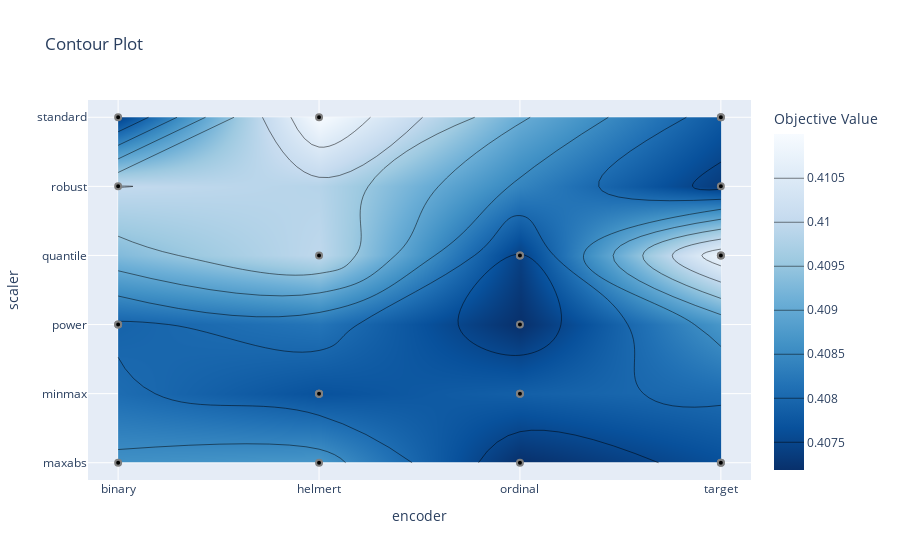

The code cell stored with this chart in its notebook:
### Code cell
ov.plot_contour(GradientBoostingRegressor_study, params=["encoder", "scaler"])

### Figure 1 — Plotly figure (JSON) as saved in the notebook; plotly's stock layout.template omitted (floating-point values rounded to 4 significant figures)
{"data": [{"colorbar": {"title": {"text": "Objective Value"}}, "colorscale": [[0, "rgb(247,251,255)"], [0.125, "rgb(222,235,247)"], [0.25, "rgb(198,219,239)"], [0.375, "rgb(158,202,225)"], [0.5, "rgb(107,174,214)"], [0.625, "rgb(66,146,198)"], [0.75, "rgb(33,113,181)"], [0.875, "rgb(8,81,156)"], [1, "rgb(8,48,107)"]], "connectgaps": true, "contours": {"coloring": "heatmap"}, "hoverinfo": "none", "line": {"smoothing": 1.3}, "reversescale": true, "type": "contour", "x": ["binary", "helmert", "ordinal", "target"], "y": ["maxabs", "minmax", "power", "quantile", "robust", "standard"], "z": [[0.4086, 0.4087, 0.4072, 0.4076], [null, 0.4077, 0.4079, null], [0.4079, null, 0.4072, null], [null, 0.41, 0.4074, 0.4108], [0.41, null, null, 0.4073], [0.4075, 0.411, null, 0.4078]]}, {"marker": {"color": "black", "line": {"color": "Gray", "width": 2}}, "mode": "markers", "name": "Feasible Trial", "showlegend": false, "type": "scatter", "x": ["target", "helmert", "ordinal", "binary", "helmert", "helmert", "binary", "binary", "helmert", "ordinal", "binary", "target", "target", "binary", "ordinal", "target", "target", "helmert", "ordinal", "ordinal", "ordinal", "target", "helmert", "target"], "y": ["quantile", "minmax", "quantile", "power", "standard", "minmax", "power", "standard", "quantile", "power", "maxabs", "standard", "maxabs", "robust", "minmax", "maxabs", "quantile", "maxabs", "quantile", "minmax", "maxabs", "standard", "minmax", "robust"]}, {"marker": {"color": "#cccccc", "line": {"color": "Gray", "width": 2}}, "mode": "markers", "name": "Infeasible Trial", "showlegend": false, "type": "scatter", "x": [], "y": []}], "layout": {"title": {"text": "Contour Plot"}, "xaxis": {"range": [-0.15, 3.15], "title": {"text": "encoder"}, "type": "category"}, "yaxis": {"range": [-0.25, 5.25], "title": {"text": "scaler"}, "type": "category"}}}
